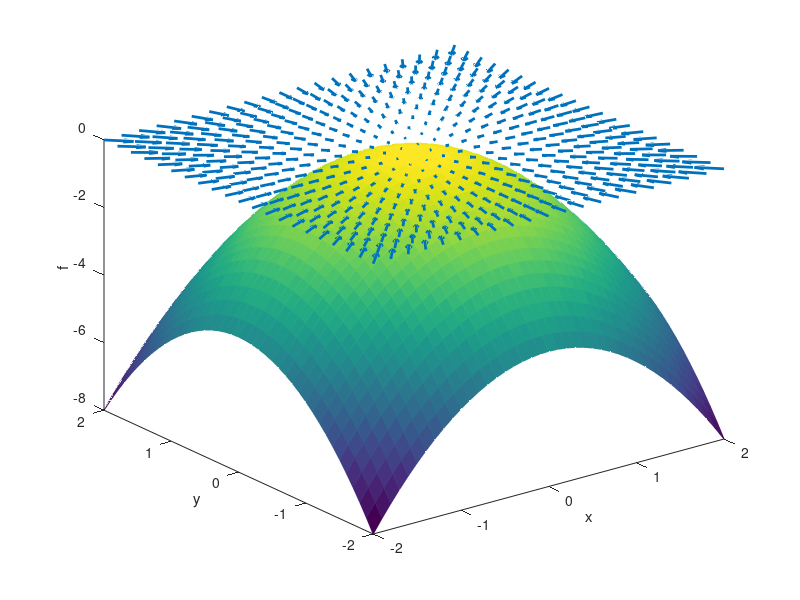

Write MATLAB code to recreate this figure.
clc
clear all

% function and its gradient
f = @(x,y)(-x.^2 -y.^2);
fx = @(x,y)(-2*x);
fy = @(x,y)(-2*y.^1);

% point of evaluation of gradient (a,b)
a = 0; b = 0;


% plot surface
h = 2;
[x,y] = meshgrid(a-h:0.1:a+h,a-h:0.1:a+h);
z= f(x,y);
surf(x,y,z,'edgecolor','interp')
grid off
axis([a-h a+h a-h a+h min(min(z)) max(max(z)) ])
xlabel('x'); ylabel('y'); zlabel('f');
hold on

% plot gradient fields
[x,y] = meshgrid(a-h:0.2:a+h,a-h:0.2:a+h);
quiver(x,y,fx(x,y),fy(x,y),1,'linewidth',2)

